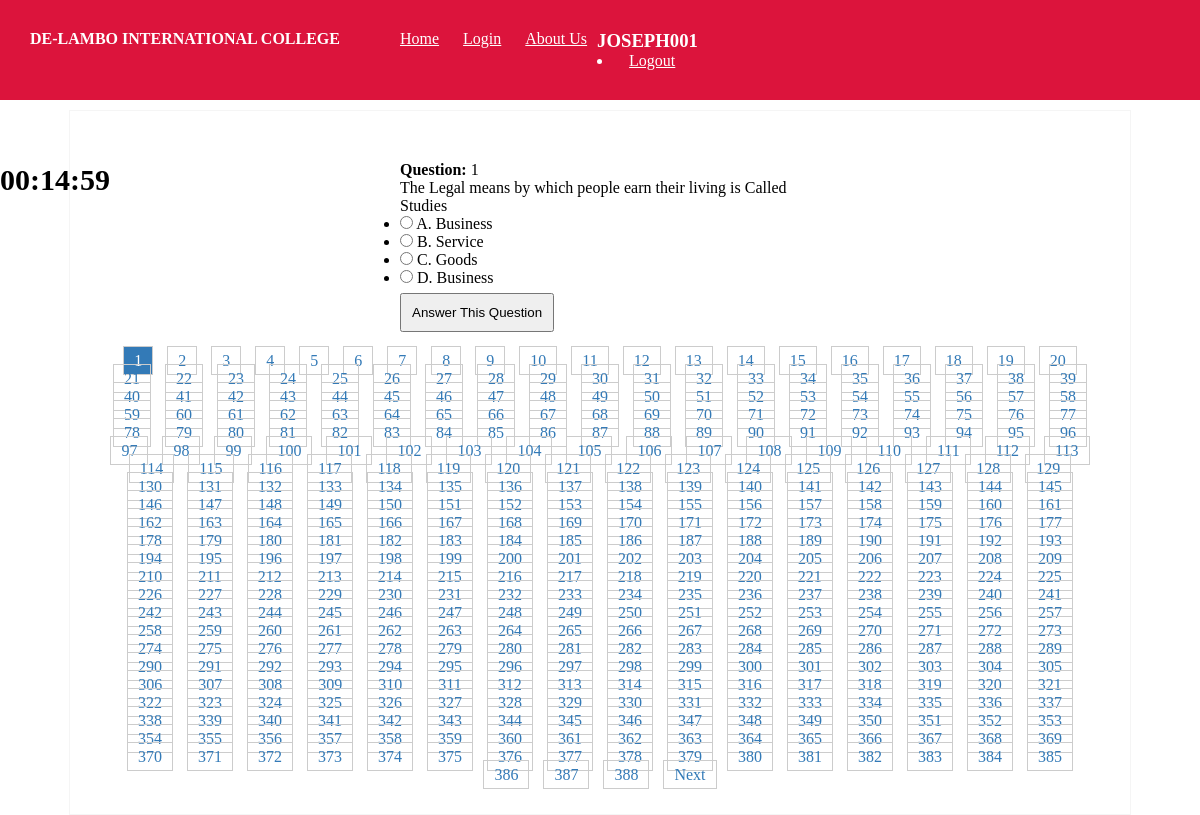
Screenshot of /exam.php (signed in) with the database file from the repository.
### tables this page shows
CREATE TABLE `settings` (
  `id` int(11) NOT NULL,
  `school_name` text NOT NULL,
  `address` text NOT NULL,
  `phone_number` text NOT NULL,
  `email` text NOT NULL,
  `face_book` text NOT NULL
);

CREATE TABLE `exam` (
  `id` int(11) NOT NULL,
  `subject` varchar(55) DEFAULT NULL,
  `question` text DEFAULT NULL,
  `option_1` text DEFAULT NULL,
  `option_2` text DEFAULT NULL,
  `option_3` text DEFAULT NULL,
  `option_4` text DEFAULT NULL,
  `answer` text DEFAULT NULL
);

### exam.php (the view, shortened to what this page needs)
<?php
require "exam-header.php";
require 'submit.php';
$limit = 1;
$page = isset($_GET['page']) ? (int)$_GET['page'] : 1;
$offset = ($page - 1) * $limit;
$query = "SELECT COUNT(*) AS total_questions FROM exam";
$result = $conn->query($query);
$row = $result->fetch_assoc();
$totalQuestions = $row['total_questions'];
$query = "SELECT * FROM exam  LIMIT $limit OFFSET $offset";
$result = $conn->query($query);
echo "<div class='question'><form action='' method='post'>";
while ($row = $result->fetch_assoc()) {
  echo "<p><b>Question: </b>".$row['id'].'</b><br/>';
  echo "<p id='q'>". $row['question'] . "</p>";
  echo "<ul>";
  echo "<li><input type='radio' name='answer' value='".$row['option_1']."'> A. " . $row['option_1'] . "</li>";
  echo "<li><input type='radio' name='answer' value='".$row['option_2']."'> B. " . $row['option_2'] . "</li>";
  echo "<li><input type='radio' name='answer' value='".$row['option_3']."'> C. " . $row['option_3'] . "</li>";
  echo "<li><input type='radio' name='answer' value='".$row['answer']."'> D. " . $row['answer'] . "</li>";
  echo "</ul>";
}
echo "<input type='submit' value='Answer This Question' name='submit'>";
echo "</form>";
?>
<div class="pagination">
  <?php
for ($i = 1; $i <= ceil($totalQuestions/ $limit); $i++) {
  if ($i == $page) {?>
    <span><?php echo $i ;?></span>
    <?php
  } else {?>
    <a href="?page=<?php echo $i;?>"><?php echo $i;?></a>
    <?php
  }
}
if ($page < ceil($totalQuestions / $limit)) {?>
  <a href="?page=<?php echo ($page + 1);?>">Next</a>
  <?php
}?>
</div>
</div>

### exam-header.php (shortened to what this page needs)
<!DOCTYPE html>
<html lang="en">
<head>
    <link rel="stylesheet" href="css/top.css">
</head>
<nav class="navbar navbar-expand">
    <?php
  require "admin/config.php";
  $na=$conn->query("SELECT * FROM settings");
  if($na->num_rows>0){
    $row=$na->fetch_assoc();
    ?>
       <h4 style="margin-right:50px;"><?php echo $row['school_name'];?></h4>
    <?php
  }else{
    echo "School Application";
  }
    ?>
    <div>
        <a href="index.php" class="nav-item">Home</a>
        <a href="login.php" class="nav-item">Login</a>
            <a href="about.php" class="nav-item">About Us</a>
    </div>
    <?php
if(isset($_SESSION['username'])){
    ?>
<div class='right'>
    <div class='drop-down-inner'>
        <h3><?php echo $_SESSION['username'];?></h4>
                     <li><a href="logout">Logout</a></li>
    </div>
    <br>
</div>
<?php
}else{
    header('location:student_login');
}
?>
</nav>
 <?php require 'timer.php';?>

### css/top.css (style rules this page uses)
* { padding: 0; margin: 0; }
.navbar-expand { padding: 30px; background-color: crimson; color: white; }
.navbar-expand a { padding: 10px; color: white; }

### exam-header.php (style rules this page uses)
.navbar { display:flex; }
.right { width: 400px; float:right; margin-right:50px; display: flex; flex-direction: row; }

### exam.php (style rules this page uses)
.question { padding:30px; width:1000px; margin:0 auto; border:1px solid whitesmoke; margin-top:10px; }
.pagination { text-align: center; margin-top: 20px; }
.pagination a, .pagination span { padding: 5px 10px; border: 1px solid #ccc; margin: 0 5px; text-decoration: none; color: #337ab7; }
.pagination span { background-color: #337ab7; color: #fff; }
input[type="submit"] { padding:10px; margin:6px 0 0 0; }
form { width:400px; margin:0 auto; margin-top:20px; }

### rows the page displays
settings: school_name "DE-LAMBO INTERNATIONAL COLLEGE"
exam: id "1", question "The Legal means by which people earn their living is Called Studies", option_1 "Business", option_2 "Service", option_3 "Goods", answer "Business"

### other values shown
$_SESSION['username'] "JOSEPH001"
